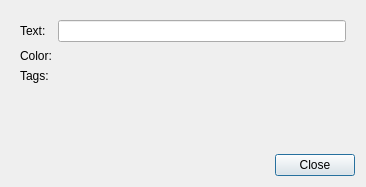
<?xml version="1.0" encoding="UTF-8"?>
<ui version="4.0">
 <class>AnnotationEditDialog</class>
 <widget class="QDialog" name="AnnotationEditDialog">
  <property name="geometry">
   <rect>
    <x>0</x>
    <y>0</y>
    <width>366</width>
    <height>187</height>
   </rect>
  </property>
  <property name="windowTitle">
   <string>Edit Annotation</string>
  </property>
  <property name="modal">
   <bool>true</bool>
  </property>
  <layout class="QVBoxLayout" name="verticalLayout">
   <item>
    <widget class="QStackedWidget" name="stkEditor">
     <widget class="QWidget" name="page">
      <layout class="QFormLayout" name="formLayout">
       <property name="formAlignment">
        <set>Qt::AlignLeading|Qt::AlignLeft|Qt::AlignTop</set>
       </property>
       <item row="0" column="0">
        <widget class="QLabel" name="label">
         <property name="text">
          <string>Text:</string>
         </property>
        </widget>
       </item>
       <item row="0" column="1">
        <widget class="QLineEdit" name="inLandmarkText"/>
       </item>
       <item row="1" column="0">
        <widget class="QLabel" name="label_3">
         <property name="text">
          <string>Color:</string>
         </property>
        </widget>
       </item>
       <item row="1" column="1">
        <widget class="QWidget" name="widget" native="true">
         <layout class="QHBoxLayout" name="horizontalLayout">
          <property name="spacing">
           <number>5</number>
          </property>
          <property name="leftMargin">
           <number>0</number>
          </property>
          <property name="topMargin">
           <number>0</number>
          </property>
          <property name="rightMargin">
           <number>0</number>
          </property>
          <property name="bottomMargin">
           <number>0</number>
          </property>
          <item>
           <widget class="QColorButtonWidget" name="inLandmarkColor" native="true"/>
          </item>
          <item>
           <spacer name="horizontalSpacer">
            <property name="orientation">
             <enum>Qt::Horizontal</enum>
            </property>
            <property name="sizeHint" stdset="0">
             <size>
              <width>226</width>
              <height>15</height>
             </size>
            </property>
           </spacer>
          </item>
         </layout>
        </widget>
       </item>
       <item row="2" column="0">
        <widget class="QLabel" name="label_2">
         <property name="text">
          <string>Tags:</string>
         </property>
        </widget>
       </item>
       <item row="2" column="1">
        <widget class="TagListWidget" name="inLandmarkTag" native="true">
         <property name="focusPolicy">
          <enum>Qt::StrongFocus</enum>
         </property>
         <property name="toolTip">
          <string>&lt;html&gt;&lt;head/&gt;&lt;body&gt;&lt;p&gt;One or more textual tags can be assigned to an annotation. Tags are not used directly by LaTIM-SNAP but may be used to label objects in the LaTIM-SNAP workspace for other software. Type in words separated by commas to create tags. &lt;/p&gt;&lt;/body&gt;&lt;/html&gt;</string>
         </property>
        </widget>
       </item>
      </layout>
     </widget>
     <widget class="QWidget" name="page_2"/>
    </widget>
   </item>
   <item>
    <widget class="QDialogButtonBox" name="buttonBox">
     <property name="orientation">
      <enum>Qt::Horizontal</enum>
     </property>
     <property name="standardButtons">
      <set>QDialogButtonBox::Close</set>
     </property>
    </widget>
   </item>
  </layout>
 </widget>
 <customwidgets>
  <customwidget>
   <class>QColorButtonWidget</class>
   <extends>QWidget</extends>
   <header location="global">QColorButtonWidget.h</header>
   <container>1</container>
  </customwidget>
  <customwidget>
   <class>TagListWidget</class>
   <extends>QWidget</extends>
   <header location="global">TagListWidget.h</header>
   <container>1</container>
  </customwidget>
 </customwidgets>
 <resources/>
 <connections>
  <connection>
   <sender>buttonBox</sender>
   <signal>rejected()</signal>
   <receiver>AnnotationEditDialog</receiver>
   <slot>reject()</slot>
   <hints>
    <hint type="sourcelabel">
     <x>316</x>
     <y>260</y>
    </hint>
    <hint type="destinationlabel">
     <x>286</x>
     <y>274</y>
    </hint>
   </hints>
  </connection>
  <connection>
   <sender>buttonBox</sender>
   <signal>accepted()</signal>
   <receiver>AnnotationEditDialog</receiver>
   <slot>accept()</slot>
   <hints>
    <hint type="sourcelabel">
     <x>248</x>
     <y>254</y>
    </hint>
    <hint type="destinationlabel">
     <x>157</x>
     <y>274</y>
    </hint>
   </hints>
  </connection>
 </connections>
</ui>
